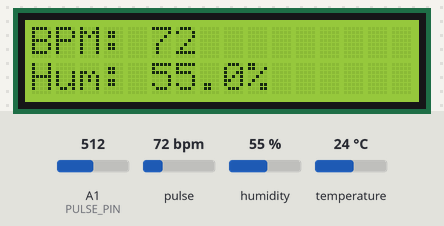
A sketch run on a simulated Arduino Uno, built with avr-gcc and run on an emulated ATmega328P. Shown: 16×2 character LCD. The inputs (shaded band) are chosen by the test bench; at power-on: pulse 72 bpm, humidity 55 %, temperature 24 °C, A1 (PULSE_PIN) = 512. What the sketch prints to the serial monitor is not drawn.

Above: at 3.2 s.
3.3 s: pulse set to 51 bpm
At 5.0 s:
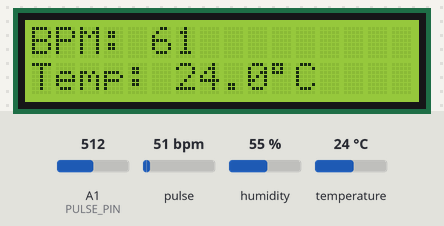
12.3 s: pulse set to 47 bpm
At 16.9 s:
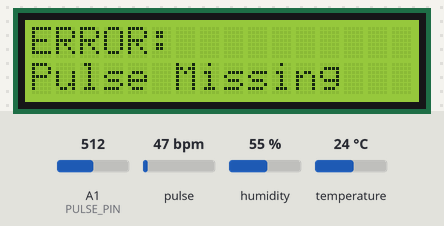
17.7 s: pulse set to 70 bpm
At 20.9 s:
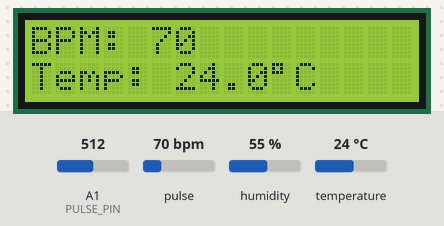
23.7 s: humidity set to 22 %
At 26.9 s:
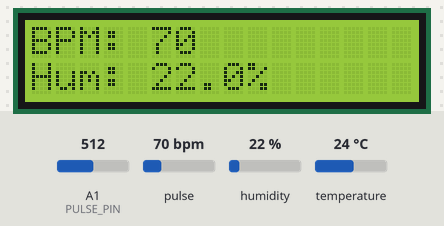
29.8 s: temperature set to 12 °C
At 32.8 s:
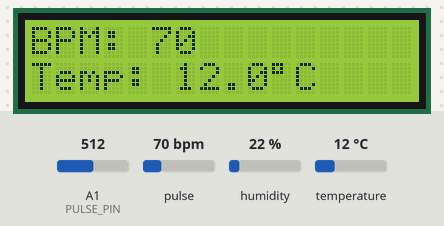
35.8 s: humidity set to 40 %
At 38.8 s:
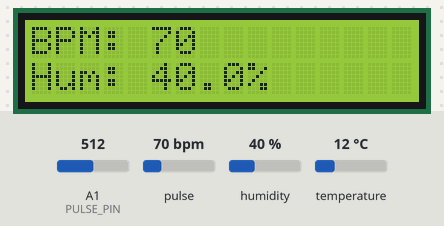
Timing chart, 0 to 40.3 s (numbered marks = the images above; inputs shaded):
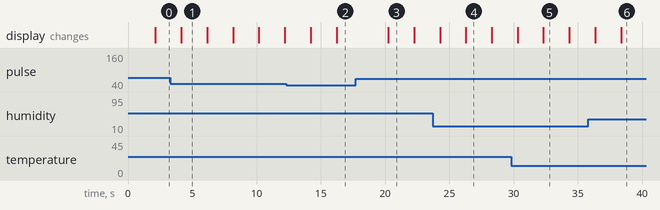

The sketch:

main_code.ino
```cpp
#include <Wire.h> //library that helps I2C communication as Arduino and LCD
#include <LiquidCrystal_I2C.h> //controls LCD screen
#include <DHT.h> //controls DHT sensor
#include <PulseSensorPlayground.h>// helps detect heartbeat signals from pulse sensor

// ========================================
// DHT11 SETUP
// ========================================

#define DHTPIN   2 //DHT11 data pin is connected to aurdino pin 2
#define DHTTYPE  DHT11//sensor type is DHT11

DHT dht(DHTPIN, DHTTYPE);

// ========================================
// PULSE SENSOR SETUP
// ========================================

#define PULSE_PIN   A1
#define THRESHOLD   550

PulseSensorPlayground pulseSensor;

// ========================================
// LCD SETUP
// ========================================

LiquidCrystal_I2C lcd(0x27, 16, 2);

// ========================================
// VARIABLES
// ========================================

int myBPM = 0; //stors heartbeat value

float temperature = 0.0; //float so decimal reading is allowed.
float humidity    = 0.0;

bool dhtError   = false; //these are the error flags
bool pulseError = false; //They only stores true eor false and if it's true it shows error

unsigned long lastDHTRead   = 0; //time variables and stores last time DHT11 was read
unsigned long lastLCDUpdate = 0; //stores the last time LCD was updated
unsigned long lastBeatTime  = 0; //stores last time heartbeat was detected

bool showTempScreen = true; //used for switching the LCD pages, 1st BPM+Temp, BPM+Humidity

// ========================================
// SETUP
// ========================================

void setup() { //runs one time when arduino starts

  Serial.begin(9600); //starts serial montior at the speed 9600, used for debugging

  // LCD
  lcd.init(); //starts start
  lcd.backlight(); //turns on the LCD light

  lcd.setCursor(0, 0); //0 column, 0 row
  lcd.print("Health Monitor"); //display text
  lcd.setCursor(0, 1); // 0 column, 1 row
  lcd.print("Starting...");//displays text
  delay(2000); //wait 2 secconds
  lcd.clear();//clears the LCD

  // DHT11
  dht.begin(); //Start DHT

  // Pulse Sensor
  pulseSensor.analogInput(PULSE_PIN); // connected to A1
  pulseSensor.setThreshold(THRESHOLD); //sets heartbeat detection threshold

  if (pulseSensor.begin()) { //start pulse senosr
    Serial.println("Pulse Sensor Ready!"); //system fully ready
  }

  Serial.println("System Ready!");
}

// ========================================
// LOOP
// ========================================

void loop() { //runs forever

  // ========================================
  // 1. PULSE SENSOR READ + FILTER
  // ========================================

  int pulseValue = analogRead(PULSE_PIN); //reads raw analog value form sensor

  // Detect unplugged sensor
  if (pulseValue < 10 || pulseValue > 1015) { //checks if the sensor is disconnected

    pulseError = true; //if errore= resets bpm to 0
    myBPM = 0;
  }
  else {

    pulseError = false;

    if (pulseSensor.sawStartOfBeat()) {

      int newBPM = pulseSensor.getBeatsPerMinute();

      Serial.print("Detected BPM: ");
      Serial.println(newBPM);

      // Only allow BPM between 50 and 120
      if (newBPM >= 50 && newBPM <= 120) {

        // Smooth BPM reading
        if (myBPM == 0) {
          myBPM = newBPM; //saves BPM data
        } else { //if not first reading
          myBPM = (myBPM + newBPM) / 2; // old bpm, and new bpm reads and results
        }

        lastBeatTime = millis(); //stors the current time of the heartbeat
      }
    }
  }

  // No heartbeat detected for 5 seconds
  if (millis() - lastBeatTime > 5000) {

    pulseError = true;
    myBPM = 0;
  }

  // ========================================
  // 2. DHT11 READ EVERY 2 SECONDS
  // ========================================

  if (millis() - lastDHTRead >= 2000) { //reads every 2 second because dht11 is slow, and reading too slow cause error

    lastDHTRead = millis();

    float newTemp = dht.readTemperature();
    float newHum  = dht.readHumidity();

    if (isnan(newTemp) || isnan(newHum)) { //isnan, is this not a valid number, happens because DHT disconnect and wiring wrong

      dhtError = true;
      Serial.println("ERROR: DHT11 Missing!");
    }
    else {

      dhtError = false;

      temperature = newTemp;
      humidity    = newHum;
    }
  }

  // ========================================
  // 3. LCD UPDATE EVERY 1 SECOND
  // ========================================

  if (millis() - lastLCDUpdate >= 2000) { //update LCD everyseconds

    lastLCDUpdate = millis();

    lcd.clear();

    // ========================================
    // PRIORITY 1: ERRORS
    // ========================================

    if (dhtError) {

      lcd.setCursor(0, 0);
      lcd.print("ERROR:");
      lcd.setCursor(0, 1);
      lcd.print("DHT11 Missing");
      return;
    }

    if (pulseError) {

      lcd.setCursor(0, 0);
      lcd.print("ERROR:");
      lcd.setCursor(0, 1);
      lcd.print("Pulse Missing");
      return;
    }

    // ========================================
    // NORMAL DISPLAY
    // ========================================

    showTempScreen = !showTempScreen; //used to switch the screen

    if (showTempScreen) {

      lcd.setCursor(0, 0);
      lcd.print("BPM: ");
      lcd.print(myBPM);

      lcd.setCursor(0, 1);
      lcd.print("Temp: ");
      lcd.print(temperature, 1);
      lcd.print((char)223);
      lcd.print("C");
    }
    else {

      lcd.setCursor(0, 0);
      lcd.print("BPM: ");
      lcd.print(myBPM);

      lcd.setCursor(0, 1);
      lcd.print("Hum: ");
      lcd.print(humidity, 1);
      lcd.print("%");
    }
  }

  delay(20);
}
```

Measured:
- the behaviour switches between 50 and 49 bpm on pulse (found by bisection; images 1 and 2)
- after the input at 3.3 s, the display: changes after 0.85 s (image 1)
- after the input at 12.3 s, the display: first differs from a run without the input after 3.9 s (image 2)
- after the input at 17.7 s, the display: changes after 2.5 s (image 3)
- after the input at 23.7 s, the display: first differs from a run without the input after 2.6 s (image 4)
- after the input at 29.8 s, the display: first differs from a run without the input after 2.5 s (image 5)
- after the input at 35.8 s, the display: first differs from a run without the input after 2.6 s (image 6)
